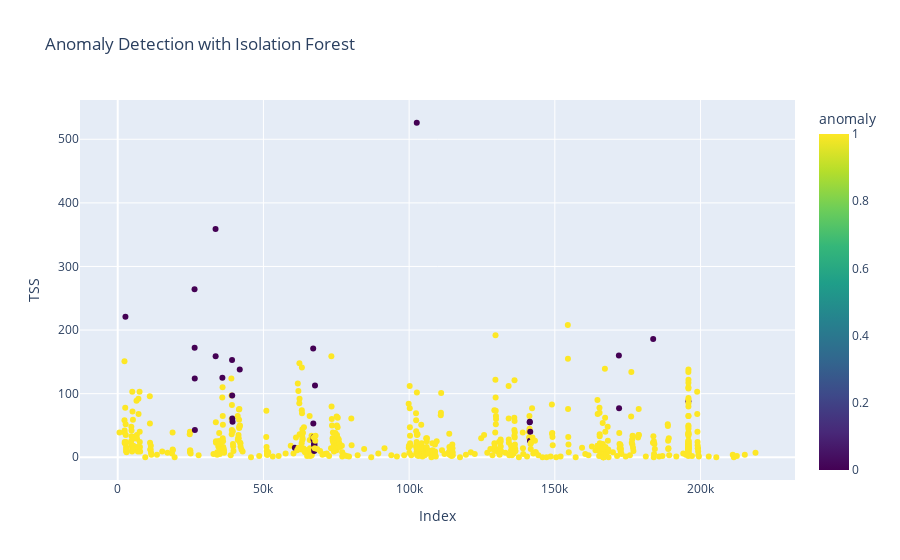

Notebook source saved alongside this figure:
### Code cell
# Create an interactive scatter plot with Plotly
fig = px.scatter(df, x=df.index, y='TSS', color='anomaly',
                 title='Anomaly Detection with Isolation Forest',
                 labels={'index': 'Index', 'TSS': 'TSS'},
                 color_continuous_scale='viridis',
                 range_color=[0, 1])

fig.update_layout(xaxis_title='Index', yaxis_title='TSS')

# Show the plot
fig.show()

### Figure 1 — Plotly figure (JSON) as saved in the notebook; plotly's stock layout.template omitted (floating-point values rounded to 4 significant figures; data arrays with more than 128 entries replaced by an {"elided": "..."} marker saying what was removed)
{"data": [{"hovertemplate": "Index=%{x}<br>TSS=%{y}<br>anomaly=%{marker.color}<extra></extra>", "legendgroup": "", "marker": {"color": {"elided": "642 int values"}, "coloraxis": "coloraxis", "symbol": "circle"}, "mode": "markers", "name": "", "orientation": "v", "showlegend": false, "type": "scatter", "x": {"elided": "642 int values"}, "xaxis": "x", "y": {"elided": "642 float values"}, "yaxis": "y"}], "layout": {"coloraxis": {"cmax": 1, "cmin": 0, "colorbar": {"title": {"text": "anomaly"}}, "colorscale": [[0, "#440154"], [0.1111, "#482878"], [0.2222, "#3e4989"], [0.3333, "#31688e"], [0.4444, "#26828e"], [0.5556, "#1f9e89"], [0.6667, "#35b779"], [0.7778, "#6ece58"], [0.8889, "#b5de2b"], [1, "#fde725"]]}, "legend": {"tracegroupgap": 0}, "title": {"text": "Anomaly Detection with Isolation Forest"}, "xaxis": {"anchor": "y", "domain": [0, 1], "title": {"text": "Index"}}, "yaxis": {"anchor": "x", "domain": [0, 1], "title": {"text": "TSS"}}}}
